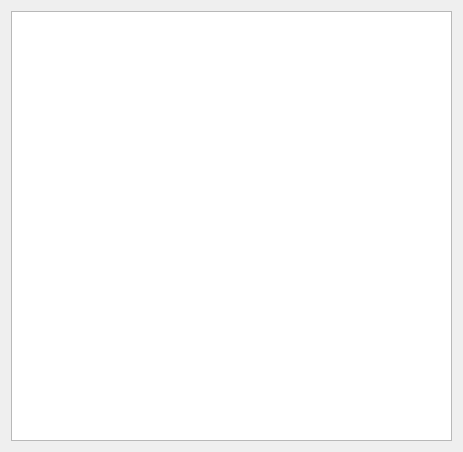
<?xml version="1.0" encoding="UTF-8"?>
<ui version="4.0">
 <class>TopView</class>
 <widget class="QWidget" name="TopView">
  <property name="geometry">
   <rect>
    <x>0</x>
    <y>0</y>
    <width>463</width>
    <height>452</height>
   </rect>
  </property>
  <property name="windowTitle">
   <string>MainWindow</string>
  </property>
  <layout class="QGridLayout" name="gridLayout_3">
   <item row="1" column="0">
    <layout class="QGridLayout" name="gridLayout">
     <item row="1" column="0">
      <widget class="PlotWidget" name="fig_top"/>
     </item>
    </layout>
   </item>
  </layout>
 </widget>
 <customwidgets>
  <customwidget>
   <class>PlotWidget</class>
   <extends>QGraphicsView</extends>
   <header location="global">pyqtgraph</header>
  </customwidget>
 </customwidgets>
 <resources/>
 <connections/>
</ui>
